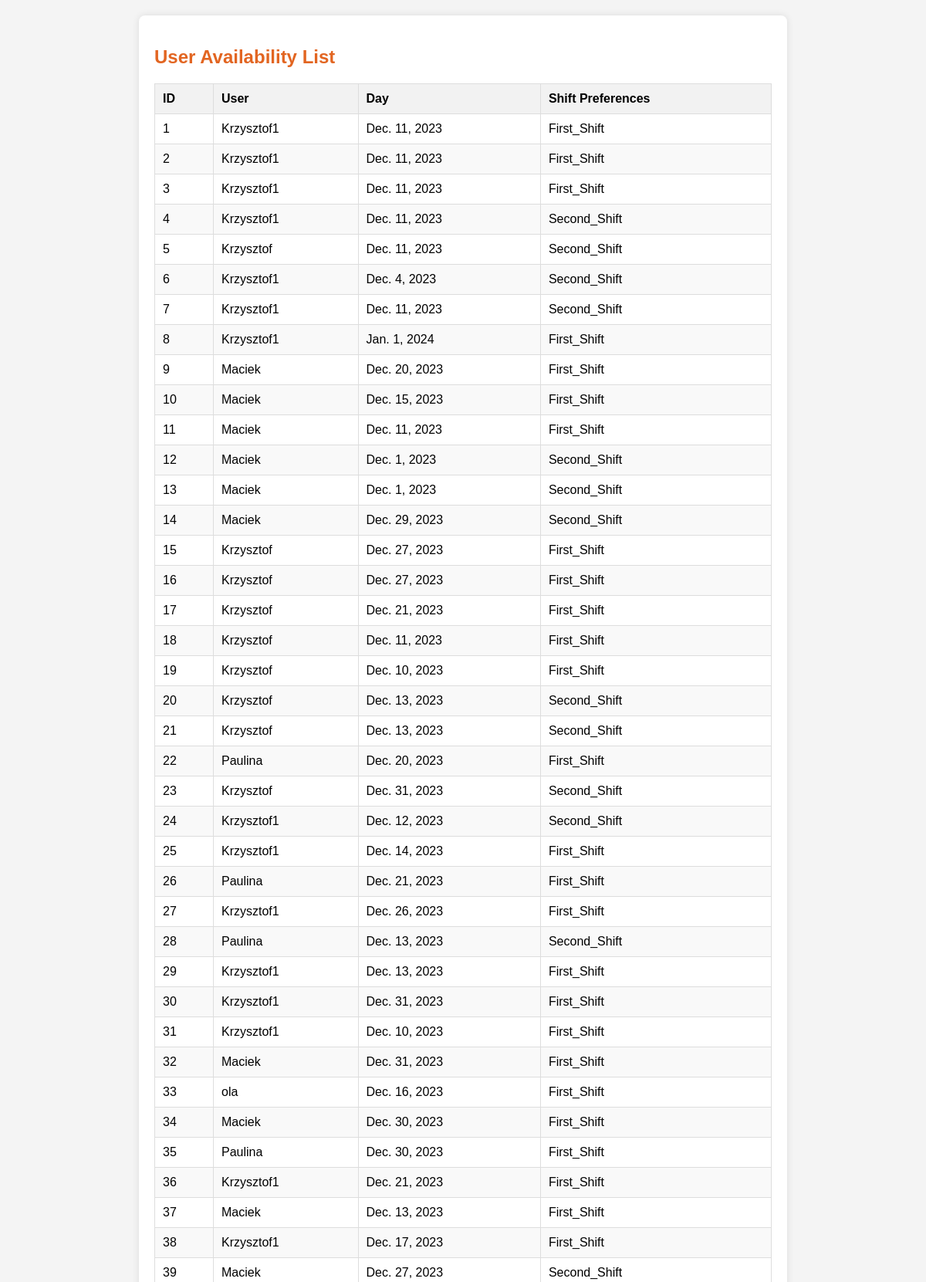
Screenshot of /availability_list (signed in, upper part) with the database file from the repository.
### viewer/models.py (models this page shows, shortened)
class UserAvailability(models.Model):
    user_availability_id = models.AutoField(primary_key=True)
    user_id = models.ForeignKey(User, on_delete=models.CASCADE)
    day = models.DateField(blank=True)
    shift_preferences = models.CharField(max_length=20, choices=SHIFT_CHOICES)

### viewer/views.py (the view)
# urls.py: path('availability_list', views.availability_list, name='availability_list'),
def availability_list(request):
    if request.user.is_staff:
        user_availabilities = UserAvailability.objects.all()
    else:
        user_availabilities = UserAvailability.objects.filter(user_id=request.user)
    context = {
        'user_availabilities': user_availabilities,
    }
    return render(request, 'schedule/availability_list.html', context)

### viewer/templates/schedule/availability_list.html (shortened to what this page needs)
<!DOCTYPE html>
<html lang="en">
<head>
</head>
<body>
<div class="container">
    <h2>User Availability List</h2>
    {% if user_availabilities %}
        <table class="availability-table">
            <thead>
                <tr>
                    <th onclick="sortTable(0)">ID</th>
                    <th onclick="sortTable(1)">User</th>
                    <th onclick="sortTable(2)">Day</th>
                    <th onclick="sortTable(3)">Shift Preferences</th>
                </tr>
            </thead>
            <tbody>
                {% for availability in user_availabilities %}
                    <tr>
                        <td>{{ availability.user_availability_id }}</td>
                        <td>{{ availability.user_id.username }}</td>
                        <td>{{ availability.day }}</td>
                        <td>{{ availability.shift_preferences }}</td>
                    </tr>
                {% endfor %}
            </tbody>
        </table>
    {% else %}
        <p>No availabilities found.</p>
    {% endif %}
</div>
</body>
</html>

### viewer/templates/schedule/availability_list.html (style rules this page uses)
body { font-family: Arial, sans-serif; background-color: #f4f4f4; margin: 0; padding: 0; }
.container { max-width: 800px; margin: 20px auto; background-color: #fff; padding: 20px; box-shadow: 0 0 10px rgba(0, 0, 0, 0.1); border-radius: 8px; }
h2 { color: rgba(224, 91, 19, 0.94); }
.availability-table { width: 100%; border-collapse: collapse; margin-top: 20px; }
.availability-table th, .availability-table td { border: 1px solid #ddd; padding: 10px; text-align: left; cursor: pointer; }
.availability-table th { background-color: #f2f2f2; }
.availability-table tbody tr:nth-child(even) { background-color: #f9f9f9; }

### rows the page displays
UserAvailability: user_availability_id "1", user_id.username "Krzysztof1", day "Dec. 11, 2023", shift_preferences "First_Shift"
UserAvailability: user_availability_id "2", user_id.username "Krzysztof1", day "Dec. 11, 2023", shift_preferences "First_Shift"
UserAvailability: user_availability_id "3", user_id.username "Krzysztof1", day "Dec. 11, 2023", shift_preferences "First_Shift"
UserAvailability: user_availability_id "4", user_id.username "Krzysztof1", day "Dec. 11, 2023", shift_preferences "Second_Shift"
UserAvailability: user_availability_id "5", user_id.username "Krzysztof", day "Dec. 11, 2023", shift_preferences "Second_Shift"
UserAvailability: user_availability_id "6", user_id.username "Krzysztof1", day "Dec. 4, 2023", shift_preferences "Second_Shift"
UserAvailability: user_availability_id "7", user_id.username "Krzysztof1", day "Dec. 11, 2023", shift_preferences "Second_Shift"
UserAvailability: user_availability_id "8", user_id.username "Krzysztof1", day "Jan. 1, 2024", shift_preferences "First_Shift"
UserAvailability: user_availability_id "9", user_id.username "Maciek", day "Dec. 20, 2023", shift_preferences "First_Shift"
UserAvailability: user_availability_id "10", user_id.username "Maciek", day "Dec. 15, 2023", shift_preferences "First_Shift"
UserAvailability: user_availability_id "11", user_id.username "Maciek", day "Dec. 11, 2023", shift_preferences "First_Shift"
UserAvailability: user_availability_id "12", user_id.username "Maciek", day "Dec. 1, 2023", shift_preferences "Second_Shift"
UserAvailability: user_availability_id "13", user_id.username "Maciek", day "Dec. 1, 2023", shift_preferences "Second_Shift"
UserAvailability: user_availability_id "14", user_id.username "Maciek", day "Dec. 29, 2023", shift_preferences "Second_Shift"
UserAvailability: user_availability_id "15", user_id.username "Krzysztof", day "Dec. 27, 2023", shift_preferences "First_Shift"
UserAvailability: user_availability_id "16", user_id.username "Krzysztof", day "Dec. 27, 2023", shift_preferences "First_Shift"
UserAvailability: user_availability_id "17", user_id.username "Krzysztof", day "Dec. 21, 2023", shift_preferences "First_Shift"
UserAvailability: user_availability_id "18", user_id.username "Krzysztof", day "Dec. 11, 2023", shift_preferences "First_Shift"
UserAvailability: user_availability_id "19", user_id.username "Krzysztof", day "Dec. 10, 2023", shift_preferences "First_Shift"
UserAvailability: user_availability_id "20", user_id.username "Krzysztof", day "Dec. 13, 2023", shift_preferences "Second_Shift"
UserAvailability: user_availability_id "21", user_id.username "Krzysztof", day "Dec. 13, 2023", shift_preferences "Second_Shift"
UserAvailability: user_availability_id "22", user_id.username "Paulina", day "Dec. 20, 2023", shift_preferences "First_Shift"
UserAvailability: user_availability_id "23", user_id.username "Krzysztof", day "Dec. 31, 2023", shift_preferences "Second_Shift"
UserAvailability: user_availability_id "24", user_id.username "Krzysztof1", day "Dec. 12, 2023", shift_preferences "Second_Shift"
UserAvailability: user_availability_id "25", user_id.username "Krzysztof1", day "Dec. 14, 2023", shift_preferences "First_Shift"
UserAvailability: user_availability_id "26", user_id.username "Paulina", day "Dec. 21, 2023", shift_preferences "First_Shift"
UserAvailability: user_availability_id "27", user_id.username "Krzysztof1", day "Dec. 26, 2023", shift_preferences "First_Shift"
UserAvailability: user_availability_id "28", user_id.username "Paulina", day "Dec. 13, 2023", shift_preferences "Second_Shift"
UserAvailability: user_availability_id "29", user_id.username "Krzysztof1", day "Dec. 13, 2023", shift_preferences "First_Shift"
UserAvailability: user_availability_id "30", user_id.username "Krzysztof1", day "Dec. 31, 2023", shift_preferences "First_Shift"
UserAvailability: user_availability_id "31", user_id.username "Krzysztof1", day "Dec. 10, 2023", shift_preferences "First_Shift"
UserAvailability: user_availability_id "32", user_id.username "Maciek", day "Dec. 31, 2023", shift_preferences "First_Shift"
UserAvailability: user_availability_id "33", user_id.username "ola", day "Dec. 16, 2023", shift_preferences "First_Shift"
UserAvailability: user_availability_id "34", user_id.username "Maciek", day "Dec. 30, 2023", shift_preferences "First_Shift"
UserAvailability: user_availability_id "35", user_id.username "Paulina", day "Dec. 30, 2023", shift_preferences "First_Shift"
UserAvailability: user_availability_id "36", user_id.username "Krzysztof1", day "Dec. 21, 2023", shift_preferences "First_Shift"
UserAvailability: user_availability_id "37", user_id.username "Maciek", day "Dec. 13, 2023", shift_preferences "First_Shift"
UserAvailability: user_availability_id "38", user_id.username "Krzysztof1", day "Dec. 17, 2023", shift_preferences "First_Shift"
UserAvailability: user_availability_id "39", user_id.username "Maciek", day "Dec. 27, 2023", shift_preferences "Second_Shift"
